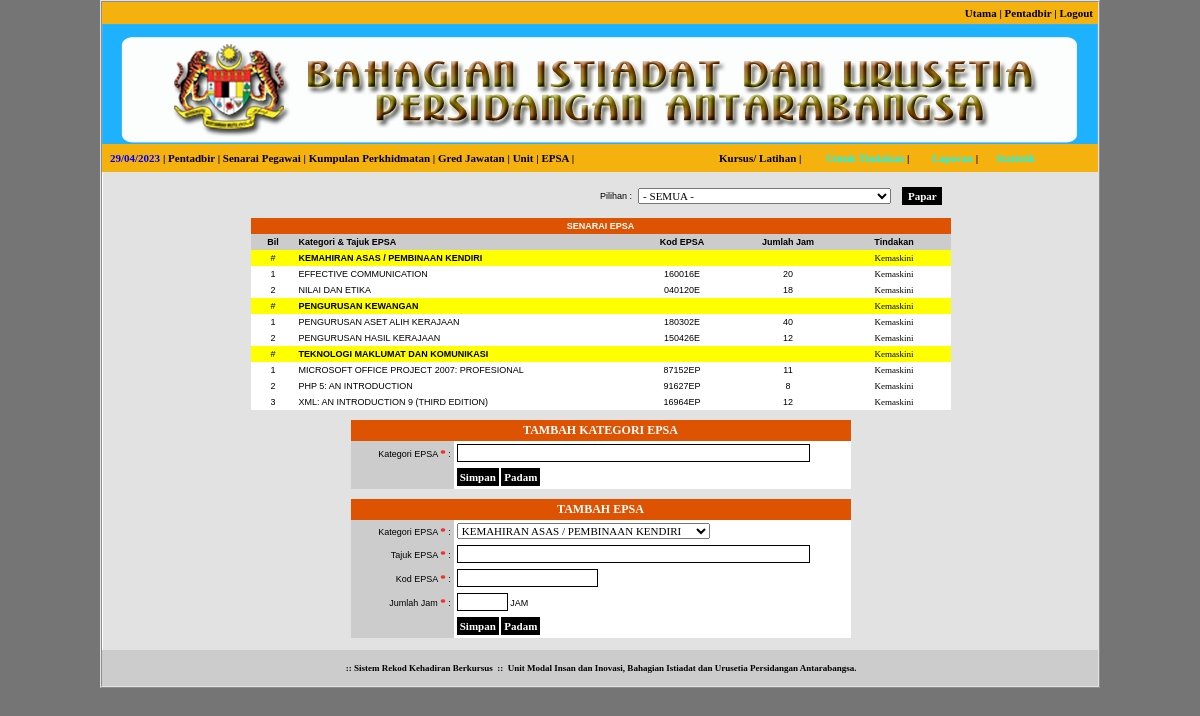
Page /admin/index.php?modul=epsa&menu=senarai (signed in) on the committed database.
### tables this page shows
CREATE TABLE IF NOT EXISTS `kategori` (
  `tids` varchar(32) NOT NULL,
  `kategori` varchar(255) NOT NULL
);

CREATE TABLE IF NOT EXISTS `epsa` (
  `eids` varchar(32) NOT NULL,
  `edelete` int(1) NOT NULL DEFAULT '1',
  `tids` varchar(32) NOT NULL,
  `ekod` varchar(255) NOT NULL,
  `epsa` varchar(255) NOT NULL,
  `ejam` int(11) NOT NULL,
  PRIMARY KEY (`eids`)
);

### inc/fungsi.php (called while the page is built, shortened)
<?php
function output1($str) {
	if(!get_magic_quotes_gpc()) {
		$str = stripslashes($str);
	}
	return $str;
}
?>

### tmp/admin/epsa_senarai.php (the view, shortened to what this page needs)
<table width="995" cellspacing="0" cellpadding="2" border="0">
    <tr>
        <td align="center" valign="top" bgcolor="#E2E2E2">
            <br />
            <?php
			if (!empty($_POST['kategori'])) { $kategori = $_POST['kategori']; }
			else { $kategori = "ALL"; }
			?>
            <table width="700" border="0" cellspacing="0" cellpadding="3">
          	<form id="epsa" name="epsa" method="post" action="index.php?modul=epsa&amp;menu=senarai">
              <tr bgcolor="#E2E2E2">
                <td width="637" align="right">Pilihan :</td>
                <td width="46" align="right"><select name="kategori" id="kategori">
                  <option value="">- SEMUA -</option>
                </select></td>
                <td width="58" align="center"><input type="submit" name="Submit" id="Submit" value=" Papar " class="button" /></td>
              </tr>
          	</form>
            </table>
          <br />
          <table width="700" border="0" cellspacing="0" cellpadding="3">
            <tr class="text2">
              <td colspan="5" align="center" bgcolor="#DE5302">SENARAI EPSA</td>
            </tr>
            <tr class="text1">
              <td width="39" align="center" bgcolor="#CCCCCC">Bil</td>
              <td width="324" align="left" bgcolor="#CCCCCC">Kategori &amp; Tajuk EPSA</td>
              <td width="107" align="center" bgcolor="#CCCCCC">Kod EPSA</td>
              <td width="93" align="center" bgcolor="#CCCCCC">Jumlah Jam</td>
              <td width="107" align="center" bgcolor="#CCCCCC">Tindakan</td>
            </tr>
            <?php
			if ($kategori != "ALL") {
				$s = "SELECT * FROM kategori WHERE tids = '" . input2($kategori) . "' ORDER BY kategori ASC";
			}
			else {
				$s = "SELECT * FROM kategori ORDER BY kategori ASC";
			}
			$d = mysql_query($s);
			while ($t = mysql_fetch_array($d)) {
				?>
        		<tr bgcolor="#FFFF00">
                  <td align="center">#</td>
                  <td colspan="3" align="left"><strong><?php echo output1($t['kategori']); ?></strong></td>
                  <td align="center"><a href="index.php?modul=epsa&amp;menu=kemaskinik&amp;id=<?php echo $t['tids']; ?>">Kemaskini</a></td>
                </tr>
				<?php
				$sa = "SELECT * FROM epsa WHERE edelete = 1 AND tids = '" . $t['tids'] . "' ORDER BY epsa ASC";
				$da = mysql_query($sa);
				$b = 0;
				while ($ta = mysql_fetch_array($da)) {
					$b = $b + 1;
					?>
					<tr>
					  <td align="center"><?php echo $b; ?></td>
					  <td align="left"><?php echo output1($ta['epsa']); ?></td>
					  <td align="center"><?php echo output1($ta['ekod']); ?></td>
					  <td align="center"><?php echo output1($ta['ejam']); ?></td>
					  <td align="center"><a href="index.php?modul=epsa&menu=kemaskini&id=<?php echo $ta['eids']; ?>">Kemaskini</a></td>
					</tr>
				<?php
				}
			}
				?>
          </table>
      <br />
            <table width="500" border="0" cellspacing="0" cellpadding="3">
          	<form id="epsa" name="epsa" method="post" action="index.php?modul=epsa&amp;menu=tambahk">
              <tr>
                <td colspan="2" align="center" bgcolor="#DE5302" class="text2">TAMBAH KATEGORI EPSA</td>
              </tr>
              <tr>
                <td width="96" align="right" bgcolor="#CCCCCC">Kategori EPSA <span class="text8">*</span> :</td>
                <td width="386" align="left"><input name="kategori" type="text" id="kategori" size="55" maxlength="255" class="input1" /></td>
              </tr>
              <tr>
                <td align="center" bgcolor="#CCCCCC">&nbsp;</td>
                <td align="left"><input type="submit" name="Submit" id="Submit" value="Simpan" class="button" />
                <input type="reset" name="Submit" id="Submit" value="Padam" class="button" /></td>
              </tr>
          	</form>
            </table>
            <br />
          <table width="500" border="0" cellspacing="0" cellpadding="3">
          	<form id="epsa" name="epsa" method="post" action="index.php?modul=epsa&amp;menu=tambah">
              <tr>
                <td colspan="2" align="center" bgcolor="#DE5302" class="text2">TAMBAH EPSA</td>
              </tr>
              <tr>
                <td align="right" bgcolor="#CCCCCC">Kategori EPSA <span class="text8">*</span> :</td>
                <td align="left"><select name="kategori" id="kategori">
                  <?php
					$sa = "SELECT * FROM kategori ORDER BY kategori ASC";
					$da = mysql_query($sa);
					while ($ta = mysql_fetch_array($da)) {
						?>
                  <option value="<?php echo $ta['tids']; ?>"><?php echo $ta['kategori']; ?></option>
                  <?php
					}
					?>
                </select></td>
              </tr>
              <tr>
                <td width="96" align="right" bgcolor="#CCCCCC">Tajuk EPSA <span class="text8">*</span> :</td>
                <td width="386" align="left"><input name="epsa" type="text" id="epsa" size="55" maxlength="255" class="input1" /></td>
              </tr>
              <tr>
                <td align="right" bgcolor="#CCCCCC">Kod EPSA <span class="text8">*</span> :</td>
                <td align="left"><input name="kod" value="<?php echo $t['ekod']; ?>" type="text" id="kod" size="20" maxlength="255" class="input1" /></td>
              </tr>
              <tr>
                <td align="right" bgcolor="#CCCCCC">Jumlah Jam <span class="text8">*</span> :</td>
                <td align="left"><input name="jam" type="text" id="jam" size="5" maxlength="255" class="input1" />
                  JAM</td>
              </tr>
              <tr>
                <td align="center" bgcolor="#CCCCCC">&nbsp;</td>
                <td align="left"><input type="submit" name="Submit" id="Submit" value="Simpan" class="button" />
                <input type="reset" name="Submit" id="Submit" value="Padam" class="button" /></td>
              </tr>
          	</form>
            </table>
      <br /></td>
    </tr>
</table>

### files/latihan.css (style rules this page uses)
BODY { background: #757575; color: #000000; font-size: 11px; font-family: Tahoma, Verdana; }
A:link { color: #000000; text-decoration: none; font-family: Tahoma, Verdana; }
TABLE { font-size: 11px; font-family: Tahoma, Verdana; background: #FFFFFF; border-color: #E2E2E2; }
SELECT { font-size: 11px; font-family: Tahoma, Verdana; }
.text1 { font-family: Tahoma, Verdana; font-size: 11px; font-weight: bold; }
.text2 { font-family: Tahoma, Verdana; font-size: 12px; font-weight: bold; color: #FFFFFF; }
.text8 { font-family: Tahoma, Verdana; font-size: 11px; font-weight: bold; color: #FF0000; }
.input1 { font-family: Tahoma, Verdana; font-size: 11px; border: 1px solid black; text-transform: uppercase; background: white; padding: 2px; }
.button { color: #FFFFFF; font-family: Tahoma, Verdana; font-size: 11px; font-weight: bold; border: 1px solid black; background: #000000; padding: 2px; }

### rows in the picture
kategori: kategori "KEMAHIRAN ASAS / PEMBINAAN KENDIRI"
epsa: epsa "EFFECTIVE COMMUNICATION", ekod "160016E", ejam "20"
epsa: epsa "NILAI DAN ETIKA", ekod "040120E", ejam "18"
kategori: kategori "PENGURUSAN KEWANGAN"
epsa: epsa "PENGURUSAN ASET ALIH KERAJAAN", ekod "180302E", ejam "40"
epsa: epsa "PENGURUSAN HASIL KERAJAAN", ekod "150426E", ejam "12"
kategori: kategori "TEKNOLOGI MAKLUMAT DAN KOMUNIKASI"
epsa: epsa "MICROSOFT OFFICE PROJECT 2007: PROFESIONAL", ekod "87152EP", ejam "11"
epsa: epsa "PHP 5: AN INTRODUCTION", ekod "91627EP", ejam "8"
epsa: epsa "XML: AN INTRODUCTION 9 (THIRD EDITION)", ekod "16964EP", ejam "12"

### other values in the picture
form field kategori "KEMAHIRAN ASAS / PEMBINAAN KENDIRI"
